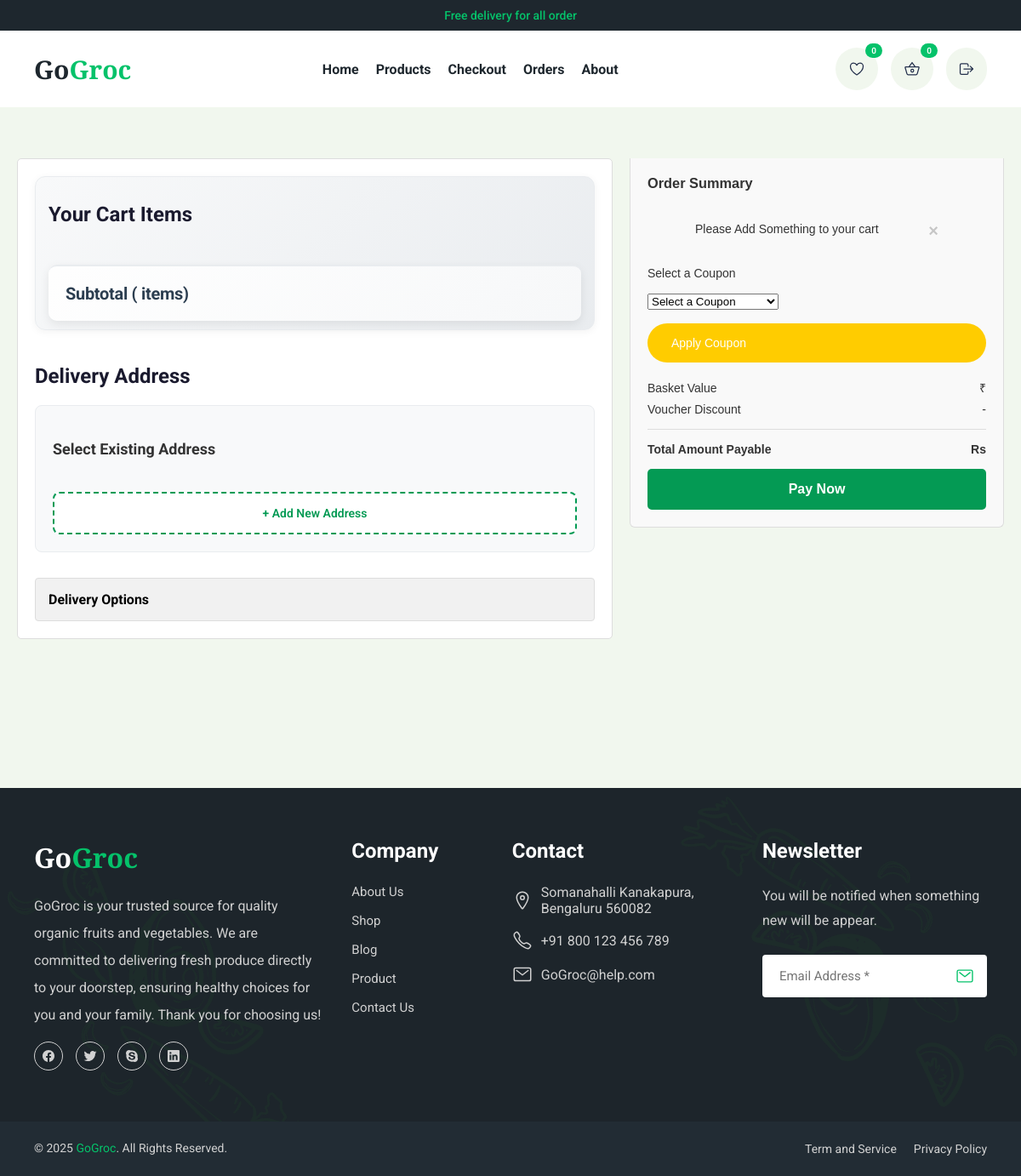
Before: /store/cart/ (signed in) with the older database file.
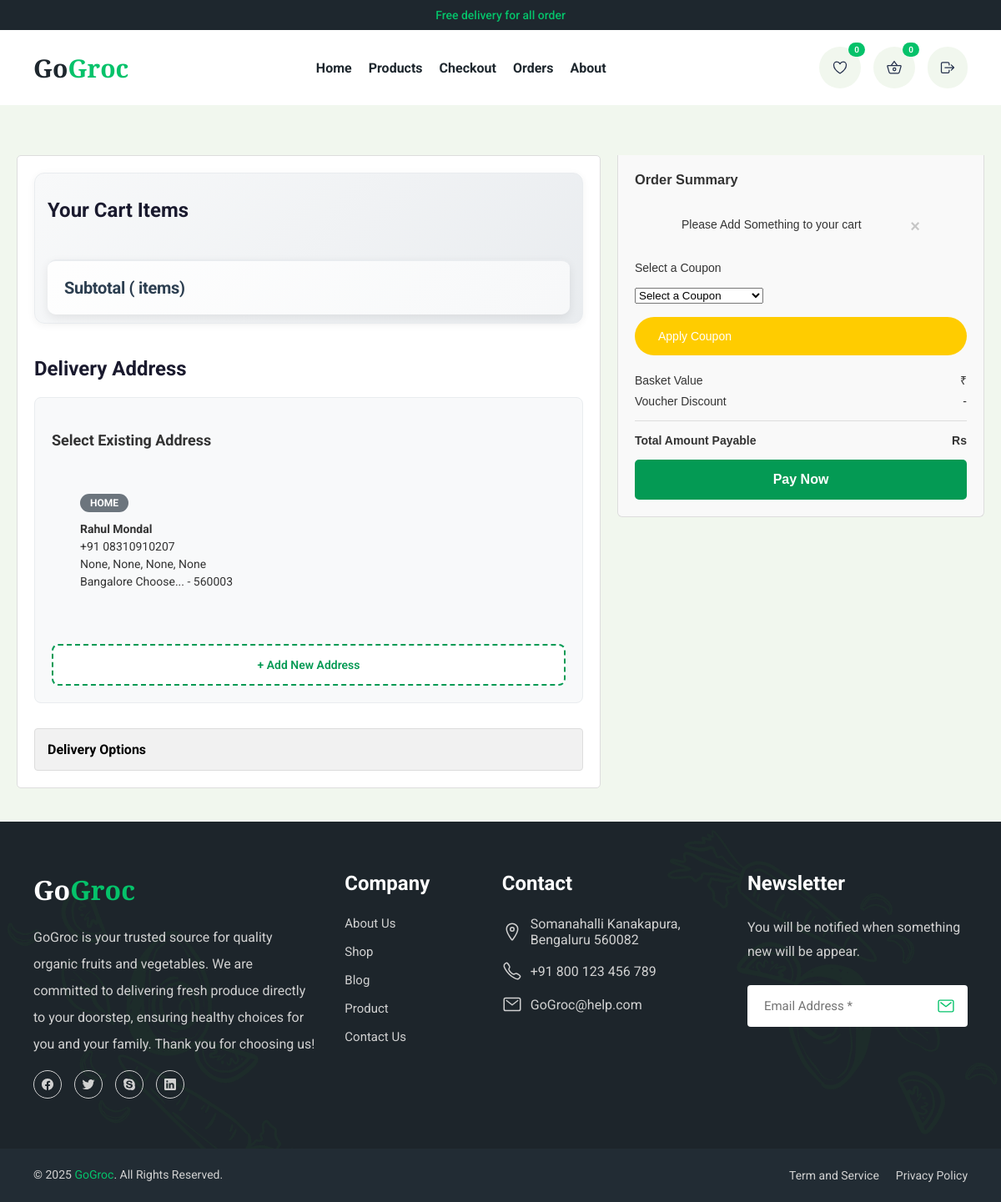
After: the same page with the newer database file.
### apps/accounts/models.py (models this page shows, shortened)
class Address(BaseModel):
    user = models.ForeignKey(User, on_delete=models.CASCADE, related_name="addresses")
    first_name = models.CharField(max_length=100)
    last_name = models.CharField(max_length=100)
    mobile = models.CharField(max_length=20)
    address = models.TextField()
    city = models.CharField(max_length=100)
    state = models.CharField(max_length=100)
    country = models.CharField(max_length=100)
    zip_code = models.CharField(max_length=20)
    address_type = models.CharField(max_length=50, choices=[
        ('home', 'Home'),
        ('work', 'Work'),
        ('other', 'Other')
    ], default='home')

### apps/store/views.py (the view, shortened to what this page needs)
# urls.py: path('cart/', cartPage, name='cartPage'),
@login_required
def cartPage(request):
    cart_obj = Cart.objects.filter(is_paid=False, user=request.user).first()
    coupons = Coupon.objects.all()
    cart_products = []
    if cart_obj:
        cart_products = cart_obj.cart_items.select_related('product').all()
    if cart_obj:
        print("Cart Object:", cart_obj.get_cart_total())
    else:
        print("Cart Object: None")
    if cart_obj and cart_obj.cart_items.exists():
        client = razorpay.Client(auth=(settings.KEY, settings.SECRET))
        try:
            amount = int(float(cart_obj.get_cart_total()) * 100)
            if amount <= 0:
                messages.warning(request, "Cart total is too low to proceed with payment.")
                payment = None
            else:
                payment = client.order.create({
                    'amount': amount,
                    'currency': 'INR',
                    'payment_capture': 1
                })
                cart_obj.razor_pay_order_id = payment['id']
                cart_obj.save()
                print("Razorpay Order ID:", payment['id'])
        except Exception as e:
            messages.error(request, f"Payment gateway error: {str(e)}")
            payment = None
    else:
        messages.warning(request, 'Please Add Something to your cart')
        payment = None
    addresses = request.user.addresses.all()
    context = {
        'cart': cart_obj,
        'cart_products': cart_products,
        'addresses': addresses,
        'coupons': coupons,
        'payment': payment,
    }
    return render(request, 'store/cart.html', context)

### apps/store/context_processors.py (called while the page is built)
def cart_items_context(request):
    cart_items = Cart.objects.none()
    cart_total = 0
    cart_item_count = 0
    unpaid_cart = None
    if request.user.is_authenticated:
        unpaid_cart = Cart.objects.filter(user=request.user, is_paid=False).first()
        if unpaid_cart:
            cart_items = unpaid_cart.cart_items.select_related("product").all()
            cart_total = unpaid_cart.get_cart_total_without_discount()
            cart_item_count = cart_items.count()
    return {
        'cart_items': cart_items,
        'cart_total': cart_total,
        'cart_item_count': cart_item_count,
        'unpaid_cart': unpaid_cart,
    }

def wishlist_context(request):
    wishlist_items = Wishlist.objects.none()
    if request.user.is_authenticated:
        wishlist_items = Wishlist.objects.filter(user=request.user).select_related("product")
    return {
        'wishlist_items': wishlist_items,
        'wishlist_count': wishlist_items.count()
    }

### templates/store/cart.html (shortened to what this page needs)
{% extends "base/base.html" %}
{% block head %}
<link rel="stylesheet" href="/media/css/cart.css" />
{% endblock head %}
{% block main %}
<main class="cart-main">
  <div class="cart-container">
    <div class="form-section">
      <div class="cart-items-section">
        <h2>Your Cart Items</h2>
        <div class="cart-subtotal">
          <div class="subtotal-line">
            <span>Subtotal ( items)</span>
          </div>
        </div>
      </div>
      <h2>Delivery Address</h2>
      <ul class="existing-addresses">
        <li>
          <h3>Select Existing Address</h3>
          <ul class="address-options">
            {% for address in addresses %}
            <li class="address-card">
              <label for="address-{{ address.uuid }}" class="address-label">
                <div class="address-nickname">{{ address.address_type|upper }}</div>
                <div class="address-details">
                  <strong>{{ address.first_name }} {{ address.last_name }}</strong><br />
                  +91 {{ address.mobile }}<br />
                  {{ address.address }}<br />
                  {{ address.city }} {{ address.state }} - {{ address.zip_code }}
                </div>
              </label>
            </li>
            {% endfor %}
          </ul>
          <button class="add-new-address-btn" onclick="toggleAddressForm()">
            + Add New Address
          </button>
        </li>
      </ul>
      <div class="collapsible">
        <div class="dropdown" onclick="toggleDropdown('delivery-options')">
          <strong>Delivery Options</strong>
        </div>
      </div>
    </div>
    <div class="summary-wrapper">
      <div class="summary-section">
        <h3>Order Summary</h3>
        <form method="POST" action="{% url 'cartPage' %}" class="voucher-box p-3 rounded shadow-sm"
          style="background-color: #f9f9f9;">
          {% include "base/alert.html" %}
          {% if cart.coupon %}
          <div class="mb-3">
            <p class="mb-1 text-success fw-semibold">
              <i class="bi bi-check-circle-fill"></i> Applied Coupon: {{ cart.coupon.coupon_code }}
              <span class="badge bg-success text-white"></span><br />
            </p>
            <p class="mb-2">Discount: Rs {{ cart.coupon.discount_price }}</p><br />
            <button name="remove_coupon" value="1" type="submit" class="btn btn-outline-danger w-100">
              <i class="bi bi-x-circle"></i> Remove Coupon
            </button>
          </div>
          {% else %}
          <div class="mb-3">
            <label for="coupon" class="form-label fw-semibold">Select a Coupon</label><br />
            <select name="coupon" id="coupon" class="form-select">
              <option disabled selected>Select a Coupon</option>
            </select>
          </div>
          <br />
          <button type="submit" class="btn w-100">
             Apply Coupon
          </button>
          {% endif %}
        </form>
        <div class="summary-line">
          <span>Basket Value</span>
          <span id="basket-value">₹ {{ cart.get_cart_total_without_discount }}</span>
        </div>
        <div class="summary-line">
          <span>Voucher Discount</span>
          <span id="voucher-discount">
            {% if cart.coupon %}- Rs {{ cart.get_discount_price }}{% else %}-{% endif %}
          </span>
        </div>
        <div class="summary-line total">
          <span>Total Amount Payable</span>
          <span id="total-amount">Rs {{ cart.get_cart_total }}</span>
        </div>
        <button id="rzp-button1" class="checkout-btn">Pay Now</button>
      </div>
    </div>
  </div>
</main>
{% endblock main %}

Changed rows visible on the page:
added Address: address_type "HOME", first_name "Rahul", last_name "Mondal", mobile "08310910207", address "None, None, None, None", city "Bangalore", state "Choose...", zip_code "560003"
